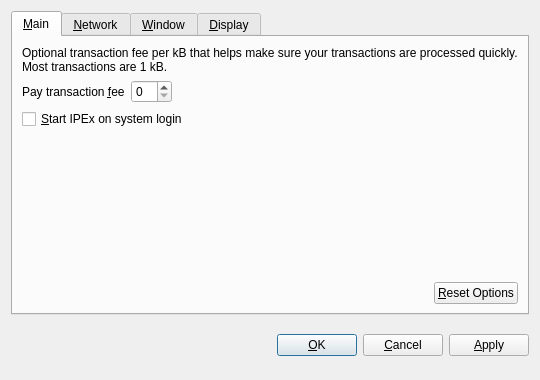
<?xml version="1.0" encoding="UTF-8"?>
<ui version="4.0">
 <class>OptionsDialog</class>
 <widget class="QDialog" name="OptionsDialog">
  <property name="geometry">
   <rect>
    <x>0</x>
    <y>0</y>
    <width>540</width>
    <height>380</height>
   </rect>
  </property>
  <property name="windowTitle">
   <string>Options</string>
  </property>
  <property name="modal">
   <bool>true</bool>
  </property>
  <layout class="QVBoxLayout" name="verticalLayout">
   <item>
    <widget class="QTabWidget" name="tabWidget">
     <property name="tabPosition">
      <enum>QTabWidget::North</enum>
     </property>
     <property name="currentIndex">
      <number>0</number>
     </property>
     <widget class="QWidget" name="tabMain">
      <attribute name="title">
       <string>&amp;Main</string>
      </attribute>
      <layout class="QVBoxLayout" name="verticalLayout_Main">
       <item>
        <widget class="QLabel" name="transactionFeeInfoLabel">
         <property name="text">
          <string>Optional transaction fee per kB that helps make sure your transactions are processed quickly. Most transactions are 1 kB.</string>
         </property>
         <property name="textFormat">
          <enum>Qt::PlainText</enum>
         </property>
         <property name="wordWrap">
          <bool>true</bool>
         </property>
        </widget>
       </item>
       <item>
        <layout class="QHBoxLayout" name="horizontalLayout_1_Main">
         <item>
          <widget class="QLabel" name="transactionFeeLabel">
           <property name="text">
            <string>Pay transaction &amp;fee</string>
           </property>
           <property name="textFormat">
            <enum>Qt::PlainText</enum>
           </property>
           <property name="buddy">
            <cstring>transactionFee</cstring>
           </property>
          </widget>
         </item>
         <item>
          <widget class="BitcoinAmountField" name="transactionFee"/>
         </item>
         <item>
          <spacer name="horizontalSpacer_1_Main">
           <property name="orientation">
            <enum>Qt::Horizontal</enum>
           </property>
           <property name="sizeHint" stdset="0">
            <size>
             <width>40</width>
             <height>20</height>
            </size>
           </property>
          </spacer>
         </item>
        </layout>
       </item>
       <item>
        <widget class="QCheckBox" name="bitcoinAtStartup">
         <property name="toolTip">
          <string>Automatically start IPEx after logging in to the system.</string>
         </property>
         <property name="text">
          <string>&amp;Start IPEx on system login</string>
         </property>
        </widget>
       </item>
       <item>
        <spacer name="verticalSpacer_Main">
         <property name="orientation">
          <enum>Qt::Vertical</enum>
         </property>
         <property name="sizeHint" stdset="0">
          <size>
           <width>20</width>
           <height>40</height>
          </size>
         </property>
        </spacer>
       </item>
       <item>
        <layout class="QHBoxLayout" name="horizontalLayout_2_Main">
         <item>
          <spacer name="horizontalSpacer_2_Main">
           <property name="orientation">
            <enum>Qt::Horizontal</enum>
           </property>
           <property name="sizeHint" stdset="0">
            <size>
             <width>40</width>
             <height>20</height>
            </size>
           </property>
          </spacer>
         </item>
         <item>
          <widget class="QPushButton" name="resetButton">
           <property name="toolTip">
            <string>Reset all client options to default.</string>
           </property>
           <property name="text">
            <string>&amp;Reset Options</string>
           </property>
           <property name="autoDefault">
            <bool>false</bool>
           </property>
          </widget>
         </item>
        </layout>
       </item>
      </layout>
     </widget>
     <widget class="QWidget" name="tabNetwork">
      <attribute name="title">
       <string>&amp;Network</string>
      </attribute>
      <layout class="QVBoxLayout" name="verticalLayout_Network">
       <item>
        <widget class="QCheckBox" name="mapPortUpnp">
         <property name="toolTip">
          <string>Automatically open the IPEx client port on the router. This only works when your router supports UPnP and it is enabled.</string>
         </property>
         <property name="text">
          <string>Map port using &amp;UPnP</string>
         </property>
        </widget>
       </item>
       <item>
        <widget class="QCheckBox" name="connectSocks">
         <property name="toolTip">
          <string>Connect to the IPEx network through a SOCKS proxy (e.g. when connecting through Tor).</string>
         </property>
         <property name="text">
          <string>&amp;Connect through SOCKS proxy:</string>
         </property>
        </widget>
       </item>
       <item>
        <layout class="QHBoxLayout" name="horizontalLayout_Network">
         <item>
          <widget class="QLabel" name="proxyIpLabel">
           <property name="text">
            <string>Proxy &amp;IP:</string>
           </property>
           <property name="textFormat">
            <enum>Qt::PlainText</enum>
           </property>
           <property name="buddy">
            <cstring>proxyIp</cstring>
           </property>
          </widget>
         </item>
         <item>
          <widget class="QValidatedLineEdit" name="proxyIp">
           <property name="maximumSize">
            <size>
             <width>140</width>
             <height>16777215</height>
            </size>
           </property>
           <property name="toolTip">
            <string>IP address of the proxy (e.g. 127.0.0.1)</string>
           </property>
          </widget>
         </item>
         <item>
          <widget class="QLabel" name="proxyPortLabel">
           <property name="text">
            <string>&amp;Port:</string>
           </property>
           <property name="textFormat">
            <enum>Qt::PlainText</enum>
           </property>
           <property name="buddy">
            <cstring>proxyPort</cstring>
           </property>
          </widget>
         </item>
         <item>
          <widget class="QLineEdit" name="proxyPort">
           <property name="maximumSize">
            <size>
             <width>55</width>
             <height>16777215</height>
            </size>
           </property>
           <property name="toolTip">
            <string>Port of the proxy (e.g. 9050)</string>
           </property>
          </widget>
         </item>
         <item>
          <widget class="QLabel" name="socksVersionLabel">
           <property name="text">
            <string>SOCKS &amp;Version:</string>
           </property>
           <property name="textFormat">
            <enum>Qt::PlainText</enum>
           </property>
           <property name="buddy">
            <cstring>socksVersion</cstring>
           </property>
          </widget>
         </item>
         <item>
          <widget class="QValueComboBox" name="socksVersion">
           <property name="toolTip">
            <string>SOCKS version of the proxy (e.g. 5)</string>
           </property>
          </widget>
         </item>
         <item>
          <spacer name="horizontalSpacer_Network">
           <property name="orientation">
            <enum>Qt::Horizontal</enum>
           </property>
           <property name="sizeHint" stdset="0">
            <size>
             <width>40</width>
             <height>20</height>
            </size>
           </property>
          </spacer>
         </item>
        </layout>
       </item>
       <item>
        <spacer name="verticalSpacer_Network">
         <property name="orientation">
          <enum>Qt::Vertical</enum>
         </property>
         <property name="sizeHint" stdset="0">
          <size>
           <width>20</width>
           <height>40</height>
          </size>
         </property>
        </spacer>
       </item>
      </layout>
     </widget>
     <widget class="QWidget" name="tabWindow">
      <attribute name="title">
       <string>&amp;Window</string>
      </attribute>
      <layout class="QVBoxLayout" name="verticalLayout_Window">
       <item>
        <widget class="QCheckBox" name="minimizeToTray">
         <property name="toolTip">
          <string>Show only a tray icon after minimizing the window.</string>
         </property>
         <property name="text">
          <string>&amp;Minimize to the tray instead of the taskbar</string>
         </property>
        </widget>
       </item>
       <item>
        <widget class="QCheckBox" name="minimizeOnClose">
         <property name="toolTip">
          <string>Minimize instead of exit the application when the window is closed. When this option is enabled, the application will be closed only after selecting Quit in the menu.</string>
         </property>
         <property name="text">
          <string>M&amp;inimize on close</string>
         </property>
        </widget>
       </item>
       <item>
        <spacer name="verticalSpacer_Window">
         <property name="orientation">
          <enum>Qt::Vertical</enum>
         </property>
         <property name="sizeHint" stdset="0">
          <size>
           <width>20</width>
           <height>40</height>
          </size>
         </property>
        </spacer>
       </item>
      </layout>
     </widget>
     <widget class="QWidget" name="tabDisplay">
      <attribute name="title">
       <string>&amp;Display</string>
      </attribute>
      <layout class="QVBoxLayout" name="verticalLayout_Display">
       <item>
        <layout class="QHBoxLayout" name="horizontalLayout_1_Display">
         <item>
          <widget class="QLabel" name="langLabel">
           <property name="text">
            <string>User Interface &amp;language:</string>
           </property>
           <property name="textFormat">
            <enum>Qt::PlainText</enum>
           </property>
           <property name="buddy">
            <cstring>lang</cstring>
           </property>
          </widget>
         </item>
         <item>
          <widget class="QValueComboBox" name="lang">
           <property name="toolTip">
            <string>The user interface language can be set here. This setting will take effect after restarting IPEx.</string>
           </property>
          </widget>
         </item>
        </layout>
       </item>
       <item>
        <layout class="QHBoxLayout" name="horizontalLayout_2_Display">
         <item>
          <widget class="QLabel" name="unitLabel">
           <property name="text">
            <string>&amp;Unit to show amounts in:</string>
           </property>
           <property name="textFormat">
            <enum>Qt::PlainText</enum>
           </property>
           <property name="buddy">
            <cstring>unit</cstring>
           </property>
          </widget>
         </item>
         <item>
          <widget class="QValueComboBox" name="unit">
           <property name="toolTip">
            <string>Choose the default subdivision unit to show in the interface and when sending coins.</string>
           </property>
          </widget>
         </item>
        </layout>
       </item>
       <item>
        <widget class="QCheckBox" name="displayAddresses">
         <property name="toolTip">
          <string>Whether to show IPEx addresses in the transaction list or not.</string>
         </property>
         <property name="text">
          <string>&amp;Display addresses in transaction list</string>
         </property>
        </widget>
       </item>
       <item>
        <spacer name="verticalSpacer_Display">
         <property name="orientation">
          <enum>Qt::Vertical</enum>
         </property>
         <property name="sizeHint" stdset="0">
          <size>
           <width>20</width>
           <height>40</height>
          </size>
         </property>
        </spacer>
       </item>
      </layout>
     </widget>
    </widget>
   </item>
   <item>
    <layout class="QHBoxLayout" name="horizontalLayout_Buttons">
     <item>
      <spacer name="horizontalSpacer_1">
       <property name="orientation">
        <enum>Qt::Horizontal</enum>
       </property>
       <property name="sizeHint" stdset="0">
        <size>
         <width>40</width>
         <height>48</height>
        </size>
       </property>
      </spacer>
     </item>
     <item>
      <widget class="QLabel" name="statusLabel">
       <property name="font">
        <font>
         <weight>75</weight>
         <bold>true</bold>
        </font>
       </property>
       <property name="text">
        <string/>
       </property>
       <property name="textFormat">
        <enum>Qt::PlainText</enum>
       </property>
       <property name="wordWrap">
        <bool>true</bool>
       </property>
      </widget>
     </item>
     <item>
      <spacer name="horizontalSpacer_2">
       <property name="orientation">
        <enum>Qt::Horizontal</enum>
       </property>
       <property name="sizeHint" stdset="0">
        <size>
         <width>40</width>
         <height>48</height>
        </size>
       </property>
      </spacer>
     </item>
     <item>
      <widget class="QPushButton" name="okButton">
       <property name="text">
        <string>&amp;OK</string>
       </property>
      </widget>
     </item>
     <item>
      <widget class="QPushButton" name="cancelButton">
       <property name="text">
        <string>&amp;Cancel</string>
       </property>
       <property name="autoDefault">
        <bool>false</bool>
       </property>
      </widget>
     </item>
     <item>
      <widget class="QPushButton" name="applyButton">
       <property name="text">
        <string>&amp;Apply</string>
       </property>
       <property name="autoDefault">
        <bool>false</bool>
       </property>
      </widget>
     </item>
    </layout>
   </item>
  </layout>
 </widget>
 <customwidgets>
  <customwidget>
   <class>BitcoinAmountField</class>
   <extends>QSpinBox</extends>
   <header>bitcoinamountfield.h</header>
  </customwidget>
  <customwidget>
   <class>QValueComboBox</class>
   <extends>QComboBox</extends>
   <header>qvaluecombobox.h</header>
  </customwidget>
  <customwidget>
   <class>QValidatedLineEdit</class>
   <extends>QLineEdit</extends>
   <header>qvalidatedlineedit.h</header>
  </customwidget>
 </customwidgets>
 <resources/>
 <connections/>
</ui>
